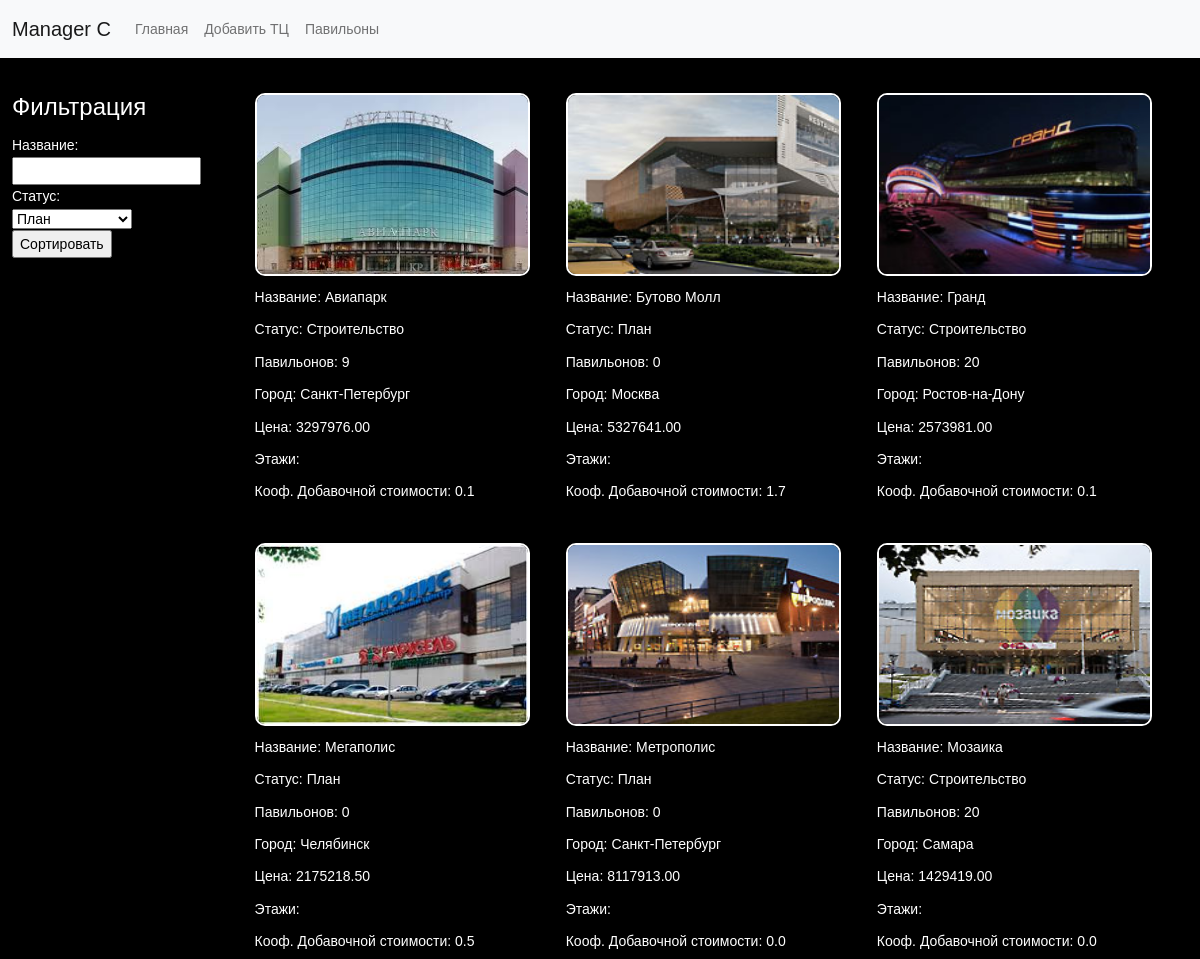
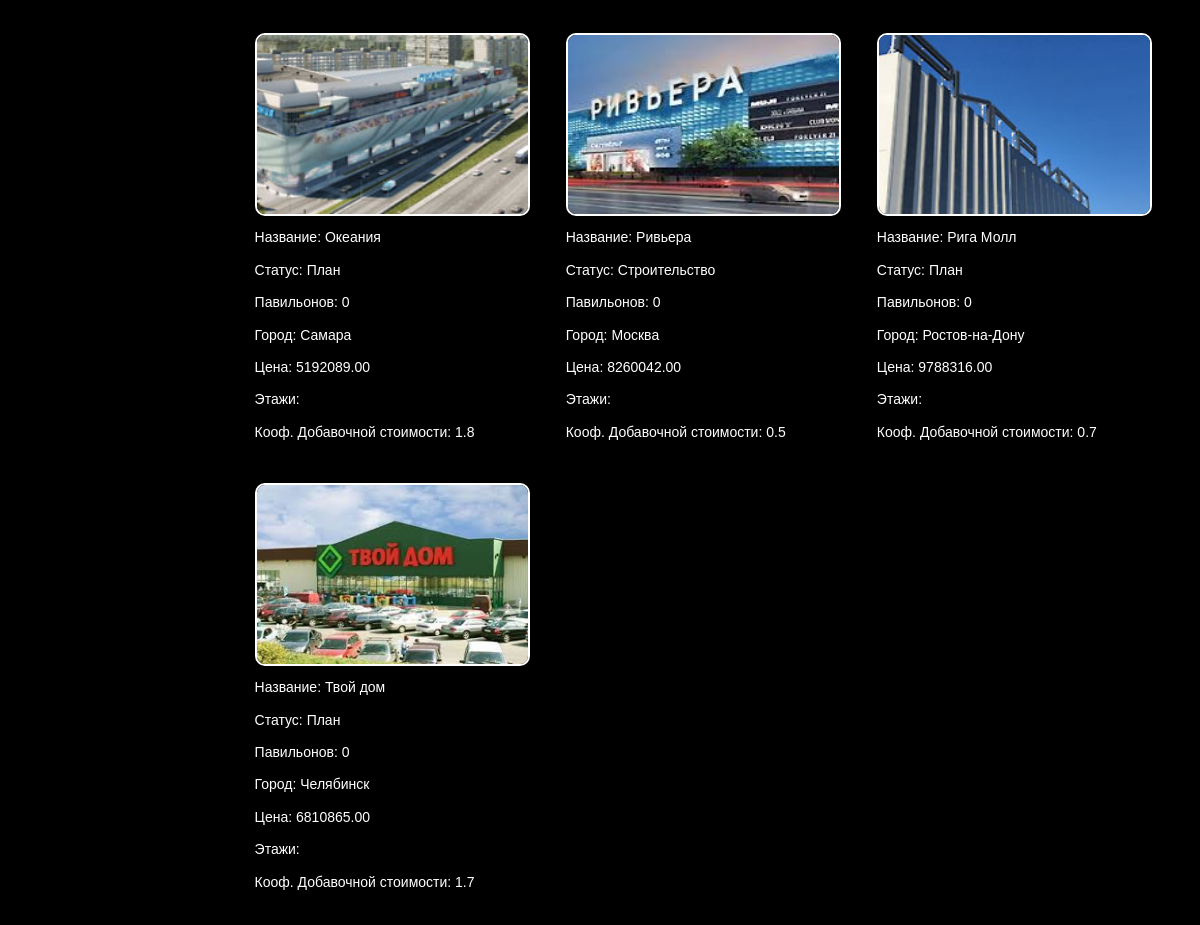
The page / on the database its author committed (2 pictures, top to bottom).
### shops/models.py (models this page shows, shortened)
class TC(models.Model):
    title = models.CharField(max_length=255, verbose_name='название ТЦ')
    status = models.CharField(max_length=255, verbose_name='статус')
    count_pavilions = models.SmallIntegerField()
    city = models.CharField(max_length=255, verbose_name='город')
    cost = models.DecimalField(max_digits=10, decimal_places=2, verbose_name='стоимость')
    add_value_rito = models.DecimalField(max_digits=2, decimal_places=1, verbose_name='кооф. добавочной стоимотси')
    storeys = models.SmallIntegerField()
    photo = models.ImageField(upload_to='photos/%Y/%m/%d/')
    def get_absolute_url(self):
        return reverse('managerC_edit', kwargs={'pk': self.pk})
    class Meta:
        verbose_name = 'ТЦ'
        verbose_name_plural = 'ТЦы'
        ordering = ['title']

### shops/views.py (the view)
# urls.py: path('', managerC, name='home'),
def managerC(request):
    tc = TC.objects.all()
    filter_tc = FilterTCForm()
    return render(request, 'shops/managerC.html', {'tc': tc, 'form': filter_tc})

### shops/form.py
class FilterTCForm(forms.ModelForm):
    class Meta:
        model = TC
        fields = ['title', 'status', ]
        widgets = {
            'title': forms.TextInput(),
            'status': forms.Select(choices=[('План', 'План'), ('Строительство', 'Строительство'),
                                            ('Реализация', 'Реализация')]),
        }

### shops/templates/shops/managerC.html (shortened to what this page needs)
{% extends 'base.html' %}
{% load static %}
{% block nav %}
<nav class="navbar navbar-expand-lg navbar-light bg-light">
    <div class="container-fluid">
        <a class="navbar-brand" href="{% url 'home' %}">Manager C</a>
        <div class="collapse navbar-collapse" id="navbarNav">
            <ul class="navbar-nav">
                <li class="nav-item">
                    <a class="nav-link" href="{% url 'home' %}">Главная</a>
                </li>
                <li>
                    <a href="{% url 'managerC_add' %}" class="nav-link">Добавить ТЦ</a>
                </li>
                <li>
                    <a href="{% url 'managerC_pavilions' %}" class="nav-link">Павильоны</a>
                </li>
            </ul>
        </div>
    </div>
</nav>
{% endblock %}
{% block content %}
<div class="workspace">
    <div class="sort">
        <form action="{% url 'search_managerC' %}" method="get">
            <fieldset>
                <legend>Фильтрация</legend>
                <label for="{{ form.title.id_for_label }}">Название:</label>
                <br>
                {{ form.title }}
                <label for="{{ form.status.id_for_label }}">Статус:</label>
                <br>
                {{ form.status }}
                <p><input type="submit" name="sort" value="Сортировать"></p>
            </fieldset>
        </form>
    </div>
    <div class="all__tc">
        {% for item in tc %}
        <div class="tc__item">
            <div class="item">
                <a href="{{ item.get_absolute_url }}">
                    <img src="{{ item.photo.url }}" alt="">
                </a>
            </div>
            <div class="item">
                Название: <span class="status__text">{{ item.title }}</span>
            </div>
            <div class="item">
                Статус: <span class="status__text">{{ item.status }}</span>
            </div>
            <div class="item">
                Павильонов: <span class="count__pavilion">{{ item.count_pavilions }}</span>
            </div>
            <div class="item">
                Город: <span class="city">{{ item.city }}</span>
            </div>
            <div class="item">
                Цена: <span class="cost">{{ item.cost }}</span>
            </div>
            <div class="item">
                Этажи:
            </div>
            <div class="item">
                Кооф. Добавочной стоимости: <span class="rito">{{ item.add_value_rito }}</span>
            </div>
        </div>
        {% endfor %}
    </div>
</div>
{% endblock %}

### templates/base.html (shortened to what this page needs)
{% load static %}
<!doctype html>
<html lang="en">
<head>
    <link href="https://cdn.jsdelivr.net/npm/bootstrap@5.0.0-beta2/dist/css/bootstrap.min.css" rel="stylesheet">
    <link rel="stylesheet" href="{% static 'css/style.css' %}">
</head>
<body>
{% block nav %}{% endblock %}
<div class="container">
    {% block content %}{% endblock %}
</div>
</body>
</html>

### kingit/static/css/style.css (style rules this page uses)
body { font-family: Arial, "Helvetica Neue", Helvetica, sans-serif; font-size: 14px; background-color: black; color: #fff; line-height: 1.6; margin: 0; }
div { padding: 0; margin: 0; }
*, *:before, *:after { box-sizing: border-box; }
.container { width: 100%; max-width: 1200px; margin: 0 auto; }
.workspace { width: 100%; display: flex; }
.sort { margin: 30px 30px 0 0; }
.all__tc { width: 90%; margin: 30px 0; display: flex; flex-wrap: wrap; justify-content: space-between; }
.tc__item { width: 33.33333%; margin-bottom: 30px; }
.item { padding: 5px 0; position: relative; }
.item img { width: 275px; height: 183px; border-radius: 10px; border: 2px solid #fff; overflow: hidden; }
.item::after { position: absolute; bottom: 0; left: 0; content: ""; width: 0; border-bottom: 2px solid#019fb6; transition: all 1000ms ease-in-out; opacity: 1; }
.item:first-child::after { border-bottom: 0px; }

### rows shown on the page
TC: photo (picture), title "Авиапарк", status "Строительство", count_pavilions "9", city "Санкт-Петербург", cost "3297976.00", add_value_rito "0.1"
TC: photo (picture), title "Бутово Молл", status "План", count_pavilions "0", city "Москва", cost "5327641.00", add_value_rito "1.7"
TC: photo (picture), title "Гранд", status "Строительство", count_pavilions "20", city "Ростов-на-Дону", cost "2573981.00", add_value_rito "0.1"
TC: photo (picture), title "Мегаполис", status "План", count_pavilions "0", city "Челябинск", cost "2175218.50", add_value_rito "0.5"
TC: photo (picture), title "Метрополис", status "План", count_pavilions "0", city "Санкт-Петербург", cost "8117913.00", add_value_rito "0.0"
TC: photo (picture), title "Мозаика", status "Строительство", count_pavilions "20", city "Самара", cost "1429419.00", add_value_rito "0.0"
TC: photo (picture), title "Океания", status "План", count_pavilions "0", city "Самара", cost "5192089.00", add_value_rito "1.8"
TC: photo (picture), title "Ривьера", status "Строительство", count_pavilions "0", city "Москва", cost "8260042.00", add_value_rito "0.5"
TC: photo (picture), title "Рига Молл", status "План", count_pavilions "0", city "Ростов-на-Дону", cost "9788316.00", add_value_rito "0.7"
TC: photo (picture), title "Твой дом", status "План", count_pavilions "0", city "Челябинск", cost "6810865.00", add_value_rito "1.7"
